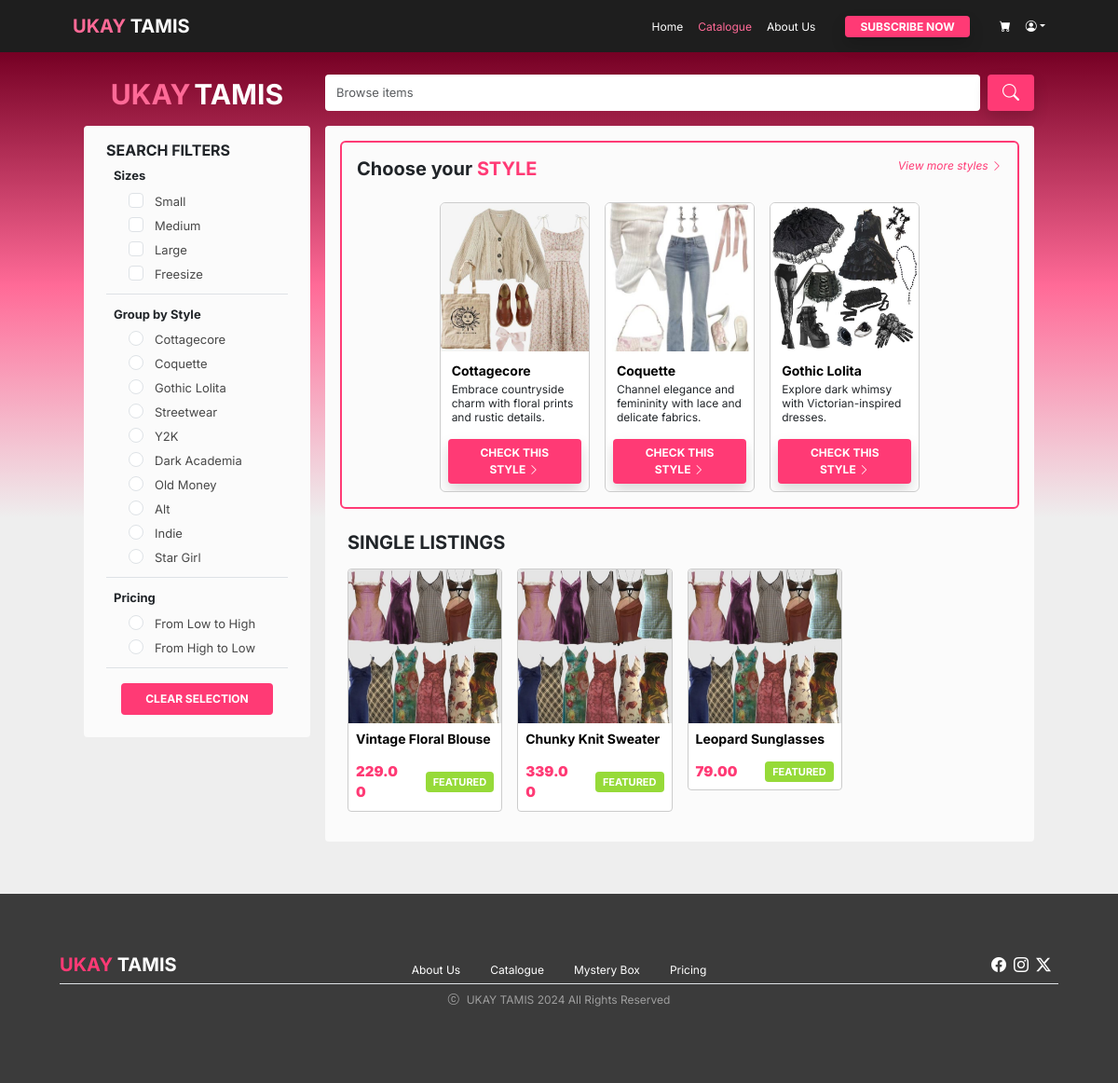
The app's page /catalogue_page.php with its own data.
### tables this page shows
CREATE TABLE `item` (
  `item_id` varchar(10) NOT NULL,
  `style_id` varchar(10) DEFAULT NULL,
  `item_name` varchar(100) DEFAULT NULL,
  `item_description` varchar(255) DEFAULT NULL,
  `style` varchar(50) DEFAULT NULL,
  `price` decimal(10,2) DEFAULT NULL,
  `size` enum('XS','S','M','L','XL','XXL') DEFAULT NULL,
  `color` varchar(50) DEFAULT NULL,
  `item_img_url` varchar(45) DEFAULT NULL,
  `transaction_id` int(11) DEFAULT NULL,
  `order_number` varchar(20) DEFAULT NULL
);

### server/get_featured_style.php (called while the page is built)
<?php
    include('connection.php');
    $stmt = $conn -> prepare ("SELECT * FROM style_box_details WHERE style_id <> 'style-0068' LIMIT 3");
    $stmt -> execute();
    $featured_styles = $stmt -> get_result();
?>

### server/get_featured_item.php (called while the page is built)
<?php
    include('connection.php');
    $stmt = $conn -> prepare ("SELECT * FROM item LIMIT 4");
    $stmt -> execute();
    $featured_styles = $stmt -> get_result();
?>

### catalogue_page.php (the view, shortened to what this page needs)
<!DOCTYPE html>
<html lang="en">
<head>
    <?php include 'head_resource.php';?>
    <link rel="stylesheet" href="css/catalogue.css">
</head>
<body class="gray_bg2">
    <?php
        if (isset($_SESSION['logged_in'])) {
            include 'auth_nav_bar.php';
        } else {
            include 'nav_bar.php';
        }
    ?>
    <div class="container-fluid gradient_pink p-0">
        <div class="container px-5 pt-3">
           <div class="row px-3">
                <div class="col-sm-3 brand_logo d-none d-sm-block pt-1 white_text m-auto">
                    <a class="navbar-brand page_title text-center d-flex justify-content-center" href="landing_page.php"><span class="pink_highlight me-1">UKAY</span>TAMIS</a>
                </div>
                <div class="col-sm-9 p-2">
                    <form class="d-flex m-0 border-0 search_label" role="search">
                        <input class="form-control me-2 rounded-1 border-0 focus-ring focus-ring-light" type="search" placeholder="Browse items" aria-label="Search">
                        <div class="pink_btn">
                            <button class="btn btn-dark border-0 px-3 shadow rounded-1" type="submit"><i class="bi bi-search"></i></button>
                        </div>
                    </form>
                </div>
           </div>
        </div>
        <div class="container px-5">
            <div class="row px-3">
                <div class="col-sm-3 d-none d-sm-block p-2">
                    <div class="gray_bg rounded-1 pt-3 px-4 pb-4">
                        <h6 class="bold_header m-0">SEARCH FILTERS</h6>
                        <div class="border-bottom border-1 filter_title filter_content p-2">
                            <p class="mb-1">Sizes</p>
                            <div class="form-check ms-3">
                                <input class="form-check-input" type="checkbox" value="" id="small">
                                <label class="form-check-label ms-1" for="small">Small</label>
                            </div>
                            <div class="form-check ms-3">
                                <input class="form-check-input" type="checkbox" value="" id="medium">
                                <label class="form-check-label ms-1" for="small">Medium</label>
                            </div>
                            <div class="form-check ms-3">
                                <input class="form-check-input" type="checkbox" value="" id="large">
                                <label class="form-check-label ms-1" for="small">Large</label>
                            </div>
                            <div class="form-check ms-3">
                                <input class="form-check-input" type="checkbox" value="" id="freesize">
                                <label class="form-check-label ms-1" for="small">Freesize</label>
                            </div>
                        </div>
                        <div class="border-bottom border-1 filter_title filter_content p-2">
                            <p class="my-1">Group by Style</p>
                            <div class="form-check ms-3">
                                <input class="form-check-input" name="sort" type="radio" value="" id="style_cottagecore">
                                <label class="form-check-label ms-1" for="style_cottagecore">Cottagecore</label>
                            </div>
                            <div class="form-check ms-3">
                                <input class="form-check-input" name="sort" type="radio" value="" id="style_coquette">
                                <label class="form-check-label ms-1" for="style_coquette">Coquette</label>
                            </div>
                            <div class="form-check ms-3">
                                <input class="form-check-input" name="sort" type="radio" value="" id="style_gothic_lolita">
                                <label class="form-check-label ms-1" for="style_gothic_lolita">Gothic Lolita</label>
                            </div>
                            <div class="form-check ms-3">
                                <input class="form-check-input" name="sort" type="radio" value="" id="style_streetwear">
                                <label class="form-check-label ms-1" for="style_streetwear">Streetwear</label>
                            </div>
                            <div class="form-check ms-3">
                                <input class="form-check-input" name="sort" type="radio" value="" id="style_y2k">
                                <label class="form-check-label ms-1" for="style_y2k">Y2K</label>
                            </div>
                            <div class="form-check ms-3">
                                <input class="form-check-input" name="sort" type="radio" value="" id="style_dark_academia">
                                <label class="form-check-label ms-1" for="style_dark_academia">Dark Academia</label>
                            </div>
                            <div class="form-check ms-3">
                                <input class="form-check-input" name="sort" type="radio" value="" id="style_old_money">
                                <label class="form-check-label ms-1" for="style_old_money">Old Money</label>
                            </div>
                            <div class="form-check ms-3">
                                <input class="form-check-input" name="sort" type="radio" value="" id="style_alt">
                                <label class="form-check-label ms-1" for="style_alt">Alt</label>
                            </div>
                            <div class="form-check ms-3">
                                <input class="form-check-input" name="sort" type="radio" value="" id="style_indie">
                                <label class="form-check-label ms-1" for="style_indie">Indie</label>
                            </div>
                            <div class="form-check ms-3">
                                <input class="form-check-input" name="sort" type="radio" value="" id="style_star_girl">
                                <label class="form-check-label ms-1" for="style_star_girl">Star Girl</label>
                            </div>
                        </div>
                        <div class="border-bottom border-1 filter_title filter_content p-2">
                            <p class="my-1">Pricing</p>
                            <div class="form-check ms-3">
                                <input class="form-check-input" name="price" type="radio" value="" id="low_high">
                                <label class="form-check-label ms-1" for="low_high">From Low to High</label>
                            </div>
                            <div class="form-check ms-3">
                                <input class="form-check-input" name="price" type="radio" value="" id="high_low">
                                <label class="form-check-label ms-1" for="high_low">From High to Low</label>
                            </div>
                        </div>
                        <div class="mt-3 mx-2 mb-0 px-2 pink_btn2">
                            <button class="btn w-100 border-0 p-2 rounded-1 text-decoration-none" href="#">CLEAR SELECTION</i></button>
                        </div>
                    </div>
                </div>
                <div class="col-sm-9 p-2">
                    <div class="gray_bg rounded-1 p-3">
                        <div class="rounded-2 pt-3 px-3 style_con">
                            <div class="row g-3 mb-3 center_align">
                                <div class="pink_btn2 row mt-2 p-2 view_more_link">
                                    <h5 class="col bold_header mb-0 p-0 mx-0">Choose your <span class="pink_highlight2">STYLE</span></h5>
                                    <a class="col-sm-3 border-0 p-0 rounded-1 justify-content-end text-decoration-none text-end d-none d-sm-block" href="#">View more styles <i class="bi bi-chevron-right"></i></a>
                                </div>
                                <?php include('server/get_featured_style.php'); ?>
                                <?php while ($row = $featured_styles->fetch_assoc()) { ?>
                                <div class="col-sm-3">
                                    <div class="card overflow-hidden item_card style_card_info mb-0">
                                        <img src="resources/<?php echo $row['style_img_url']; ?>" class="img-fluid card-img-top rounded-top-1" alt="item">
                                        <div class="card-body p-2 pink_btn2">
                                            <p class="item_name my-1 mx-1"><?php echo $row['style']; ?></p>
                                            <p class="style_info mx-1"><?php echo $row['style_description']; ?></p>
                                            <a href="<?php echo "style_box.php?style_id=" . $row['style_id'] ?>"><button class="check_style_btn btn btn-dark border-0 px-3 shadow rounded-1 w-100" type="submit">CHECK THIS STYLE <i class="bi bi-chevron-right"></i></button></a>
                                        </div>
                                    </div>
                                </div>
                                <?php } ?>
                            </div>
                        </div>
                        <div class="row g-3 mb-3 px-2">
                            <div class="recom_header mt-3 pt-4 mb-0">
                                <h5 class="bold_header p-0 m-0">SINGLE LISTINGS</h5>
                            </div>
                            <?php include('server/get_featured_item.php'); ?>
                            <?php while ($row = $featured_styles->fetch_assoc()) { ?>
                            <div class="col-sm-3">
                                <a href="<?php echo "item.php?item_id=" . $row['item_id'] ?>" class="text-decoration-none">
                                    <div class="card overflow-hidden rounded-1 card_content item_card">
                                        <img src="resources/<?php echo $row['item_img_url']; ?>" class="img-fluid card-img-top rounded-top-1" alt="item">
                                        <div class="card-body p-2">
                                            <p class="item_name"><?php echo $row['item_name']; ?></p>
                                            <div class="row p-0 d-flex justify-content-between">
                                                <div class="col-5 m-0 text-align-left">
                                                    <p class="card-text item_price m-0"><?php echo $row['price']; ?></p>
                                                </div>
                                                <div class="col-6 m-0 bold_header center_text center_align justify-content-end">
                                                    <p class="rounded-1 tag_green m-0 px-2 py-1">FEATURED</p>
                                                </div>
                                            </div>
                                        </div>
                                    </div>
                                </a>
                            </div>
                            <?php } ?>
                        </div>
                    </div>
                </div>
            </div>
        </div>
    <?php include 'contact_us.php'?>
    </div>
</body>
</html>

### records on screen
item: item_img_url (picture), item_name "Vintage Floral Blouse", price "229.00"
item: item_img_url (picture), item_name "Chunky Knit Sweater", price "339.00"
item: item_img_url (picture), item_name "Leopard Sunglasses", price "79.00"

### other values on screen
$row['style'] "Cottagecore"
$row['style_description'] "Embrace countryside charm with floral prints and rustic details."
$row['style'] "Coquette"
$row['style_description'] "Channel elegance and femininity with lace and delicate fabrics."
$row['style'] "Gothic Lolita"
$row['style_description'] "Explore dark whimsy with Victorian-inspired dresses."
